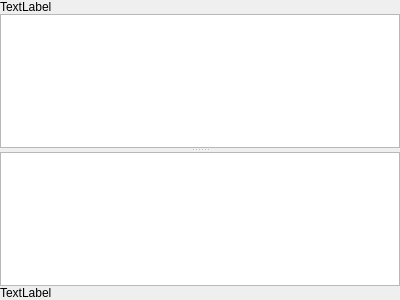
<?xml version="1.0" encoding="UTF-8"?>
<ui version="4.0">
 <class>RegisterInspectorDockWidget</class>
 <widget class="QDockWidget" name="RegisterInspectorDockWidget">
  <property name="geometry">
   <rect>
    <x>0</x>
    <y>0</y>
    <width>400</width>
    <height>300</height>
   </rect>
  </property>
  <property name="windowTitle">
   <string>DockWidget</string>
  </property>
  <widget class="QWidget" name="dockWidgetContents">
   <layout class="QGridLayout" name="gridLayout">
    <property name="margin">
     <number>0</number>
    </property>
    <property name="spacing">
     <number>0</number>
    </property>
    <item row="0" column="0">
     <widget class="QLabel" name="info">
      <property name="text">
       <string>TextLabel</string>
      </property>
     </widget>
    </item>
    <item row="1" column="0">
     <widget class="QSplitter" name="splitter">
      <property name="orientation">
       <enum>Qt::Vertical</enum>
      </property>
      <widget class="QTableView" name="binaryView">
       <property name="sizePolicy">
        <sizepolicy hsizetype="Expanding" vsizetype="Preferred">
         <horstretch>0</horstretch>
         <verstretch>0</verstretch>
        </sizepolicy>
       </property>
       <property name="editTriggers">
        <set>QAbstractItemView::AnyKeyPressed|QAbstractItemView::DoubleClicked|QAbstractItemView::EditKeyPressed|QAbstractItemView::SelectedClicked</set>
       </property>
       <property name="alternatingRowColors">
        <bool>false</bool>
       </property>
       <property name="selectionMode">
        <enum>QAbstractItemView::SingleSelection</enum>
       </property>
       <property name="textElideMode">
        <enum>Qt::ElideNone</enum>
       </property>
       <property name="showGrid">
        <bool>false</bool>
       </property>
       <property name="cornerButtonEnabled">
        <bool>false</bool>
       </property>
       <attribute name="horizontalHeaderDefaultSectionSize">
        <number>26</number>
       </attribute>
       <attribute name="horizontalHeaderMinimumSectionSize">
        <number>26</number>
       </attribute>
       <attribute name="verticalHeaderDefaultSectionSize">
        <number>23</number>
       </attribute>
       <attribute name="verticalHeaderMinimumSectionSize">
        <number>23</number>
       </attribute>
      </widget>
      <widget class="QTableView" name="bitfieldView">
       <property name="editTriggers">
        <set>QAbstractItemView::AnyKeyPressed|QAbstractItemView::DoubleClicked|QAbstractItemView::EditKeyPressed|QAbstractItemView::SelectedClicked</set>
       </property>
       <property name="alternatingRowColors">
        <bool>false</bool>
       </property>
       <property name="selectionMode">
        <enum>QAbstractItemView::SingleSelection</enum>
       </property>
       <property name="showGrid">
        <bool>false</bool>
       </property>
       <property name="cornerButtonEnabled">
        <bool>false</bool>
       </property>
       <attribute name="horizontalHeaderStretchLastSection">
        <bool>true</bool>
       </attribute>
       <attribute name="verticalHeaderDefaultSectionSize">
        <number>23</number>
       </attribute>
       <attribute name="verticalHeaderMinimumSectionSize">
        <number>23</number>
       </attribute>
      </widget>
     </widget>
    </item>
    <item row="2" column="0">
     <widget class="QLabel" name="label">
      <property name="text">
       <string>TextLabel</string>
      </property>
     </widget>
    </item>
   </layout>
  </widget>
 </widget>
 <resources/>
 <connections/>
</ui>
